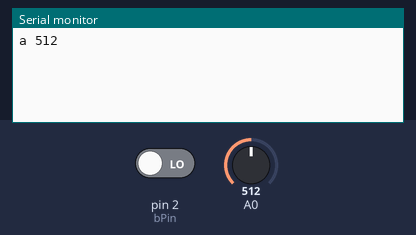
A sketch run on a simulated Arduino Uno, built with avr-gcc and run on an emulated ATmega328P. On the bench: the last lines printed to the serial monitor. The test bench sets the inputs (shaded band); at power-on: pin 2 (bPin) LOW, A0 = 512.

Above: at 1.2 s.
1.3 s: pin 2 (bPin) driven HIGH
At 2.5 s:
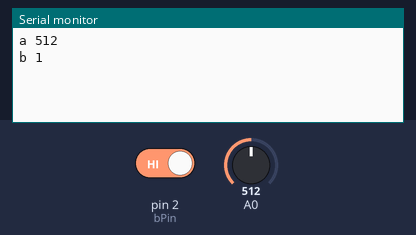
2.8 s: A0 set to 716
At 4.0 s:
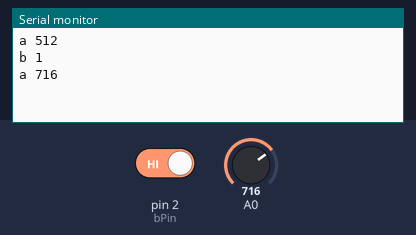
4.3 s: A0 set to 900
At 4.8 s:
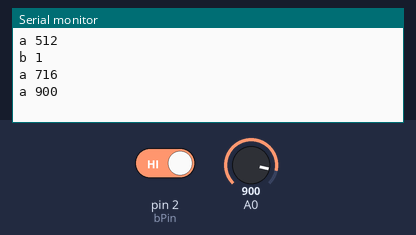
5.8 s: pin 2 (bPin) driven LOW
At 6.3 s:
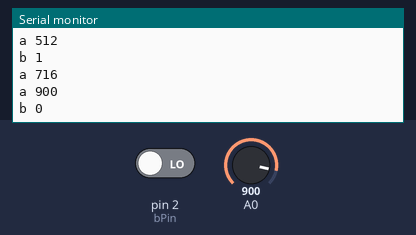

Measured:
- after the input at 1.3 s, the serial monitor: prints a new line at once (image 1)
- after the input at 2.8 s, the serial monitor: prints a new line at once (image 2)
- after the input at 4.3 s, the serial monitor: prints a new line at once (image 3)
- after the input at 5.8 s, the serial monitor: prints a new line at once (image 4)

The sketch:

arduino_source002.ino
```cpp
const int bPin = 2;
int       bVal = 0;
int       aVal = 0;

void setup() {
  pinMode( bPin, INPUT );
  Serial.begin(9600);
}

void loop() {
  int b = digitalRead(bPin);
  if (b != bVal) {
    bVal = b;
    Serial.println("b " + String(bVal));
  }

  int a = analogRead(A0);
  if (abs(a-aVal)>1) {
    aVal = a;
    Serial.println("a " + String(aVal));
  }

  delay(20);
}
```
